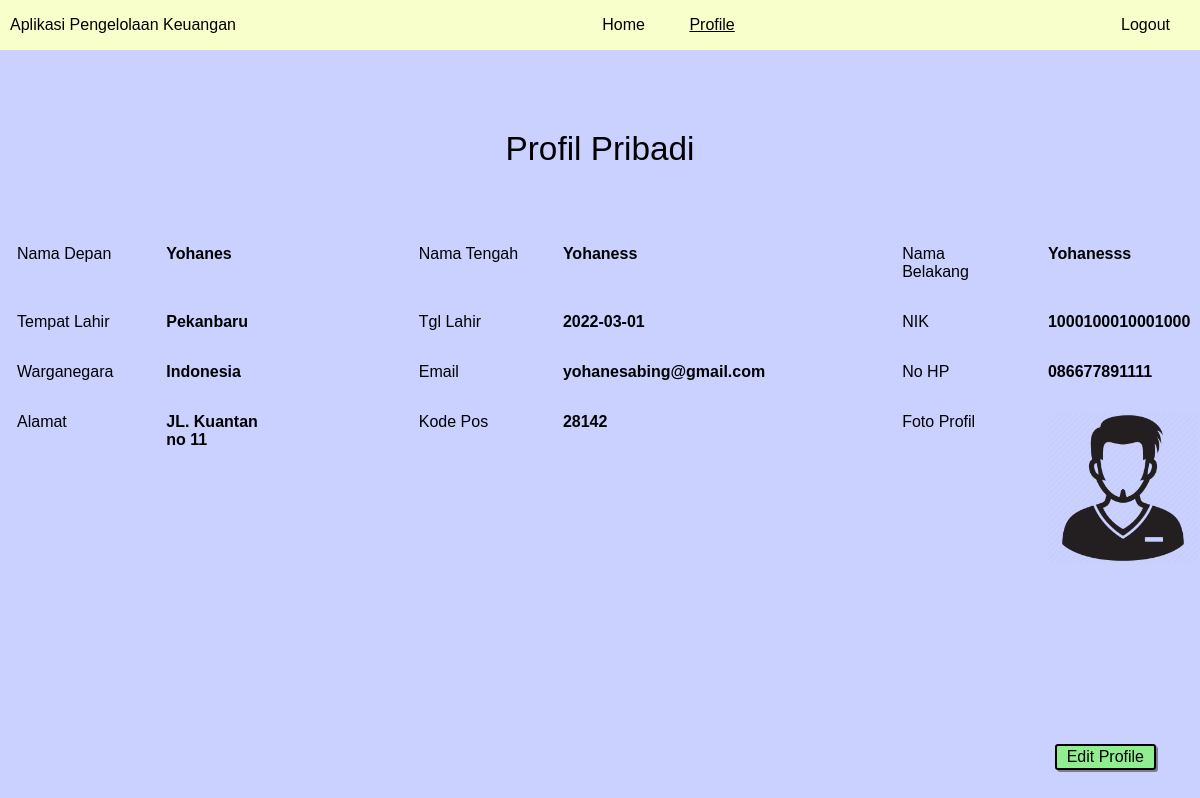
Page /profile.php (signed in) on the committed database.
### tables this page shows
CREATE TABLE `users` (
  `nama_depan` varchar(30) NOT NULL,
  `nama_tengah` varchar(30) NOT NULL,
  `nama_belakang` varchar(30) NOT NULL,
  `tempat_lahir` varchar(30) NOT NULL,
  `tanggal_lahir` date NOT NULL,
  `nik` char(16) NOT NULL,
  `alamat` text NOT NULL,
  `warga_negara` varchar(30) NOT NULL,
  `email` varchar(30) NOT NULL,
  `no_hp` varchar(12) NOT NULL,
  `kode_pos` char(5) NOT NULL,
  `foto_profil` text NOT NULL,
  `username` varchar(30) NOT NULL,
  `password` varchar(30) NOT NULL
);

### profile.php (the view, shortened to what this page needs)
<?php
    require_once("config.php");
    $stmt = $connection->prepare("SELECT * FROM users WHERE username = ?");
    $stmt->bind_param("s", $_SESSION['usernamelogin']);
    $stmt->execute();
    $result = $stmt->get_result();
    $data = $result->fetch_assoc();
?>
<!DOCTYPE html>
<html lang="en">
<head>
</head>
<body>
    <nav>
        <p>Aplikasi Pengelolaan Keuangan</p>
        <div>
            <a href="home.php">Home</a>
            <a href="profile.php">Profile</a>
        </div>
        <a href="welcome.php">Logout</a>
    </nav>
    <table>
            <caption>Profil Pribadi</caption>
            <tr>
                <td>Nama Depan</td>
                <td><?php echo $data['nama_depan']; ?></td>
                <td>Nama Tengah</td>
                <td><?php echo $data['nama_tengah'] ?></td>
                <td>Nama Belakang</td>
                <td><?php echo $data['nama_belakang'] ?></td>
            </tr>
            <tr>
                <td>Tempat Lahir</td>
                <td><?php echo $data['tempat_lahir'] ?></td>
                <td>Tgl Lahir</td>
                <td><?php echo $data['tanggal_lahir'] ?></td>
                <td>NIK</td>
                <td><?php echo $data['nik'] ?></td>
            </tr>
            <tr>
                <td>Warganegara</td>
                <td><?php echo $data['warga_negara'] ?></td>
                <td>Email</td>
                <td><?php echo $data['email'] ?></td>
                <td>No HP</td>
                <td><?php echo $data['no_hp'] ?></td>
            </tr>
            <tr>
                <td>Alamat</td>
                <td><?php echo $data['alamat'] ?></td>
                <td>Kode Pos</td>
                <td><?php echo $data['kode_pos'] ?></td>
                <td>Foto Profil</td>
                <?php echo "<td><img src=./".$data['foto_profil']."></td>"; ?>
            </tr>
        </table>
        <a class="editprofile" href="editProfile.php">Edit Profile</a>
</body>
</html>

### profile.php (style rules this page uses)
* { font-family : sans-serif; }
body { margin: 0px; background-color: #cad1ff; }
nav { height: 50px; background-color: #f9ffca; display: flex; justify-content: space-between; align-items: center; padding-inline: 10px; margin: 0px; }
a { text-decoration: none; margin-inline: 20px; color: black; }
div>a:last-child { text-decoration: underline; }
p { margin: 0px; }
caption { font-size: 25pt; margin-top: 80px; margin-bottom: 60px; }
td { width: 10vw; padding: 15px; vertical-align: top; text-align: left; }
td:nth-child(even) { width: 10vw; padding-right: 10vw; font-weight: bold; }
td:last-child { padding-right: 0px; }
img { width: 150px; }
.editprofile { background: lightgreen; text-decoration: none; color: black; padding: 10px; padding-block: 2px; position: absolute; right : 24px; bottom : 30px; border: solid 2px black; border-radius: 3px; box-shadow: 2px 2px rgba(0,0,0,0.4); }

### rows in the picture
users: nama_depan "Yohanes", nama_tengah "Yohaness", nama_belakang "Yohanesss", tempat_lahir "Pekanbaru", tanggal_lahir "2022-03-01", nik "1000100010001000", warga_negara "Indonesia", email "yohanesabing@gmail.com", no_hp "086677891111", alamat "JL. Kuantan no 11", kode_pos "28142", foto_profil (picture)
